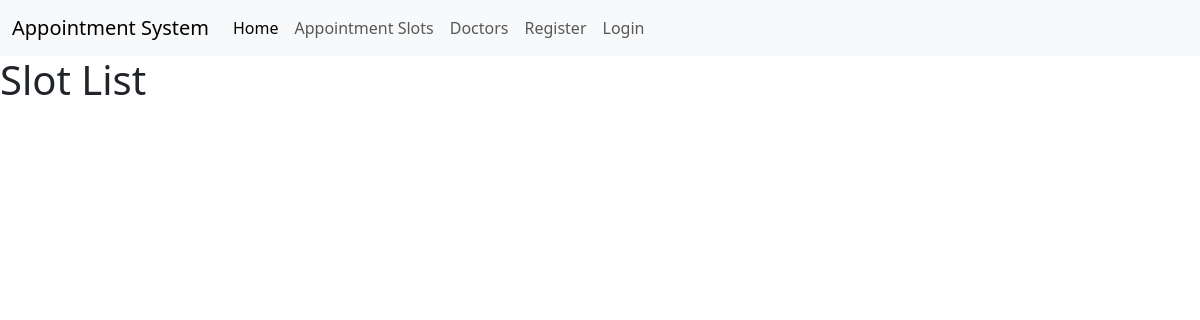
Page /slots/ on the earlier database version.
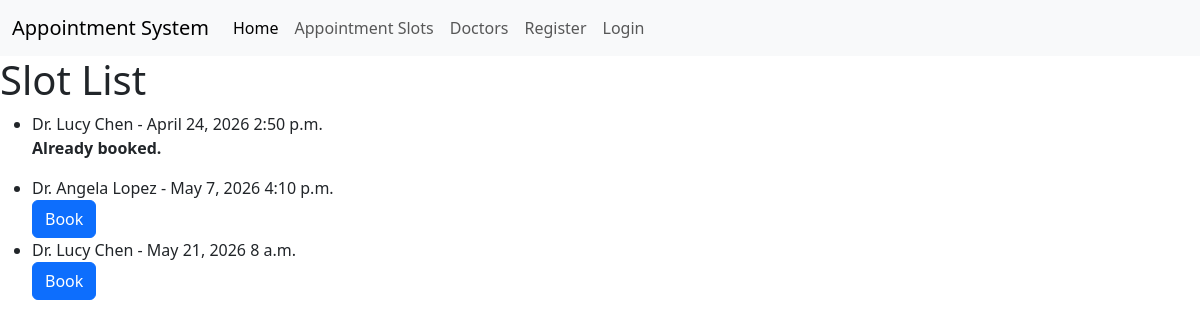
Same page on the later database version.
### appointments/models.py (models this page shows, shortened)
class AppointmentSlot(models.Model):
    doctor = models.ForeignKey(Doctor, on_delete=models.CASCADE)
    date = models.DateField()
    time = models.TimeField()

class Doctor(models.Model):
    name = models.CharField(max_length=100)
    speciality = models.CharField(max_length=100)

### appointments/views.py (the view)
# urls.py: path('slots/', slot_list, name='slot_list'),
def slot_list(request):
    slots = AppointmentSlot.objects.all()
    return render(request, 'appointments/slot_list.html', {'slots': slots})

### templates/appointments/slot_list.html (shortened to what this page needs)
{% extends 'base.html' %}
{% block content %}
    <h1>Slot List</h1>
    <ul>
        {% for slot in slots %}
            <li>{{ slot.doctor.name }} - {{ slot.date }} {{ slot.time }}</li>
            {% if not user.is_staff %}
                {% if not slot.appointment %}
                    <a href="{% url 'book_appointment' slot.id %}" class="btn btn-primary">Book</a>
                {% else %}
                    <p><strong>Already booked.</strong></p>
                {% endif %}
            {% endif %}
        {% endfor %}
    </ul>
{% endblock %}

### templates/base.html (shortened to what this page needs)
{% load static %}
<!DOCTYPE html>
<html lang="en">
<head>
    <link href="https://cdn.jsdelivr.net/npm/bootstrap@5.3.8/dist/css/bootstrap.min.css" rel="stylesheet">
</head>
<body>
<nav class="navbar navbar-expand-lg bg-body-tertiary">
    <div class="container-fluid">
        <a class="navbar-brand" href="#">Appointment System</a>
        <div class="collapse navbar-collapse" id="navbarSupportedContent">
            <ul class="navbar-nav me-auto mb-2 mb-lg-0">
                <li class="nav-item">
                    <a class="nav-link active" aria-current="page" href="{% url 'index' %}">Home</a>
                </li>
                <li class="nav-item">
                    <a class="nav-link"
                       href="{% url 'slot_list' %}">
                        Appointment Slots
                    </a>
                </li>
                <li class="nav-item">
                    <a class="nav-link"
                       href="{% url 'doctor_list' %}">
                        Doctors
                    </a>
                </li>
                {% if not user.is_authenticated %}
                <li class="nav-item">
                    <a class="nav-link"
                       href="{% url 'register' %}">
                        Register
                    </a>
                </li>
                <li class="nav-item">
                    <a class="nav-link"
                       href="{% url 'login' %}">
                        Login
                    </a>
                </li>
                {% endif %}
            </ul>
        </div>
    </div>
</nav>
{% block content %}
{% endblock %}
</body>
</html>

Differences in the rows shown:
added AppointmentSlot: doctor.name "Dr. Lucy Chen", date "April 24, 2026", time "2:50 p.m.", shows "Already booked."
added AppointmentSlot: doctor.name "Dr. Angela Lopez", date "May 7, 2026", time "4:10 p.m.", shows "Book"
added AppointmentSlot: doctor.name "Dr. Lucy Chen", date "May 21, 2026", time "8 a.m.", shows "Book"
